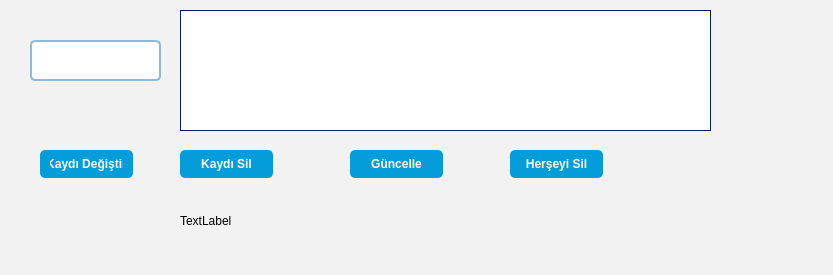
<?xml version="1.0" encoding="UTF-8"?>
<ui version="4.0">
 <class>Form</class>
 <widget class="QWidget" name="Form">
  <property name="geometry">
   <rect>
    <x>0</x>
    <y>0</y>
    <width>833</width>
    <height>275</height>
   </rect>
  </property>
  <property name="windowTitle">
   <string>Form</string>
  </property>
  <property name="styleSheet">
   <string notr="true">
QWidget {
    background-color: #F2F2F2;
}

QPushButton {
    background-color: #049DD9;
    color: white;
    border: none;
    border-radius: 5px;
    padding: 5px 10px;
    font-weight: bold;
}

QPushButton:hover {
    background-color: #243E73;
}

QLineEdit {
    background-color: white;
    color: #021F59;
    border: 2px solid #8BBBD9;
    border-radius: 5px;
    padding: 5px;
}

QTableWidget {
    background-color: white;
    gridline-color: #8BBBD9;
    color: #021F59;
    border: 1px solid #021F59;
    selection-background-color: #8BBBD9;
    selection-color: #021F59;
}

QHeaderView::section {
    background-color: #021F59;
    color: white;
    padding: 4px;
    border: none;
}
   </string>
  </property>
  <widget class="QLineEdit" name="lineEdit">
   <property name="geometry">
    <rect>
     <x>30</x>
     <y>40</y>
     <width>131</width>
     <height>41</height>
    </rect>
   </property>
  </widget>
  <widget class="QPushButton" name="pushButton">
   <property name="geometry">
    <rect>
     <x>40</x>
     <y>150</y>
     <width>93</width>
     <height>28</height>
    </rect>
   </property>
   <property name="text">
    <string>Kaydı Değiştir</string>
   </property>
  </widget>
  <widget class="QPushButton" name="pushButton_2">
   <property name="geometry">
    <rect>
     <x>180</x>
     <y>150</y>
     <width>93</width>
     <height>28</height>
    </rect>
   </property>
   <property name="text">
    <string>Kaydı Sil</string>
   </property>
  </widget>
  <widget class="QPushButton" name="pushButton_3">
   <property name="geometry">
    <rect>
     <x>350</x>
     <y>150</y>
     <width>93</width>
     <height>28</height>
    </rect>
   </property>
   <property name="text">
    <string>Güncelle</string>
   </property>
  </widget>
  <widget class="QPushButton" name="pushButton_4">
   <property name="geometry">
    <rect>
     <x>510</x>
     <y>150</y>
     <width>93</width>
     <height>28</height>
    </rect>
   </property>
   <property name="text">
    <string>Herşeyi Sil</string>
   </property>
  </widget>
  <widget class="QTableWidget" name="tableWidget">
   <property name="geometry">
    <rect>
     <x>180</x>
     <y>10</y>
     <width>531</width>
     <height>121</height>
    </rect>
   </property>
  </widget>
  <widget class="QLabel" name="label">
   <property name="geometry">
    <rect>
     <x>180</x>
     <y>200</y>
     <width>321</width>
     <height>41</height>
    </rect>
   </property>
   <property name="text">
    <string>TextLabel</string>
   </property>
  </widget>
 </widget>
 <resources/>
 <connections/>
</ui>
